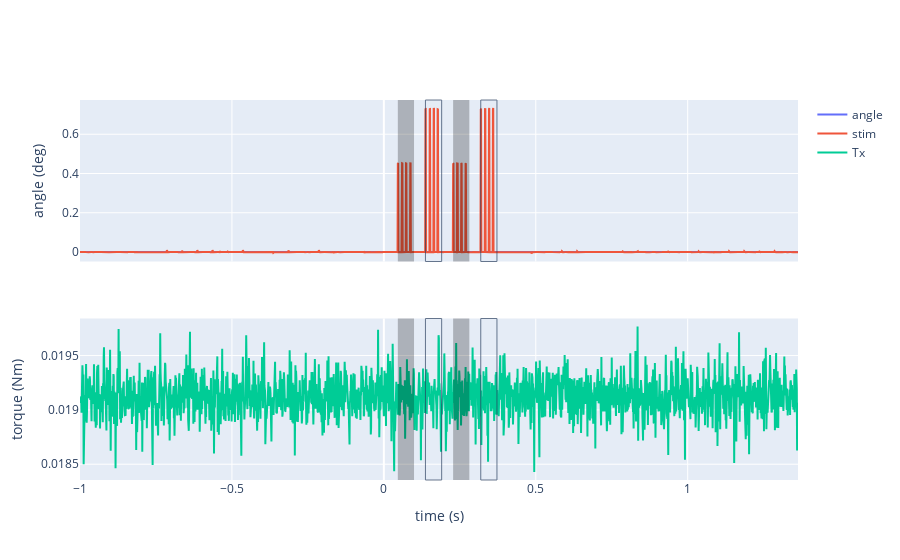

The notebook cell this image was saved under:
### Code cell
fig = make_subplots(rows = 2, cols = 1,
                   shared_xaxes=True)
fig.add_trace(
    go.Scatter(x = t, y = angle, mode="lines", name="angle"),
    row=1, col=1)
fig.add_trace(
    go.Scatter(x = t, y = aidata[6,:], mode="lines", name="stim"),
    row=1, col=1)
fig.add_trace(
    go.Scatter(x = t, y = forcetorque[3,:], mode="lines", name="Tx"),
    row=2, col=1)

for onoff in Lonoff:
    fig.add_vrect(x0 = onoff[0], x1=onoff[1], fillcolor="black", opacity=0.25, line_width=0,
                        row="all", col="all")

for onoff in Ronoff:
    fig.add_vrect(x0 = onoff[0], x1=onoff[1], opacity=0.7, line_width=1,
                      row="all", col="all")

fig.update_yaxes(title_text = "angle (deg)", row=1)
fig.update_yaxes(title_text = "torque (Nm)", row=2)
fig.update_xaxes(title_text = "time (s)", row=2)

### Figure 1 — Plotly figure (JSON) as saved in the notebook; plotly's stock layout.template omitted (floating-point values rounded to 4 significant figures; data arrays with more than 128 entries replaced by an {"elided": "..."} marker saying what was removed)
{"data": [{"mode": "lines", "name": "angle", "type": "scatter", "x": {"elided": "2364 float values"}, "xaxis": "x", "y": {"elided": "2364 int values"}, "yaxis": "y"}, {"mode": "lines", "name": "stim", "type": "scatter", "x": {"elided": "2364 float values"}, "xaxis": "x", "y": {"elided": "2364 float values"}, "yaxis": "y"}, {"mode": "lines", "name": "Tx", "type": "scatter", "x": {"elided": "2364 float values"}, "xaxis": "x2", "y": {"elided": "2364 float values"}, "yaxis": "y2"}], "layout": {"shapes": [{"fillcolor": "black", "line": {"width": 0}, "opacity": 0.25, "type": "rect", "x0": 0.046, "x1": 0.09933, "xref": "x", "y0": 0, "y1": 1, "yref": "y domain"}, {"fillcolor": "black", "line": {"width": 0}, "opacity": 0.25, "type": "rect", "x0": 0.046, "x1": 0.09933, "xref": "x2", "y0": 0, "y1": 1, "yref": "y2 domain"}, {"fillcolor": "black", "line": {"width": 0}, "opacity": 0.25, "type": "rect", "x0": 0.228, "x1": 0.2813, "xref": "x", "y0": 0, "y1": 1, "yref": "y domain"}, {"fillcolor": "black", "line": {"width": 0}, "opacity": 0.25, "type": "rect", "x0": 0.228, "x1": 0.2813, "xref": "x2", "y0": 0, "y1": 1, "yref": "y2 domain"}, {"line": {"width": 1}, "opacity": 0.7, "type": "rect", "x0": 0.1369, "x1": 0.1902, "xref": "x", "y0": 0, "y1": 1, "yref": "y domain"}, {"line": {"width": 1}, "opacity": 0.7, "type": "rect", "x0": 0.1369, "x1": 0.1902, "xref": "x2", "y0": 0, "y1": 1, "yref": "y2 domain"}, {"line": {"width": 1}, "opacity": 0.7, "type": "rect", "x0": 0.3189, "x1": 0.3722, "xref": "x", "y0": 0, "y1": 1, "yref": "y domain"}, {"line": {"width": 1}, "opacity": 0.7, "type": "rect", "x0": 0.3189, "x1": 0.3722, "xref": "x2", "y0": 0, "y1": 1, "yref": "y2 domain"}], "xaxis": {"anchor": "y", "domain": [0, 1], "matches": "x2", "showticklabels": false}, "xaxis2": {"anchor": "y2", "domain": [0, 1], "title": {"text": "time (s)"}}, "yaxis": {"anchor": "x", "domain": [0.575, 1], "title": {"text": "angle (deg)"}}, "yaxis2": {"anchor": "x2", "domain": [0, 0.425], "title": {"text": "torque (Nm)"}}}}
